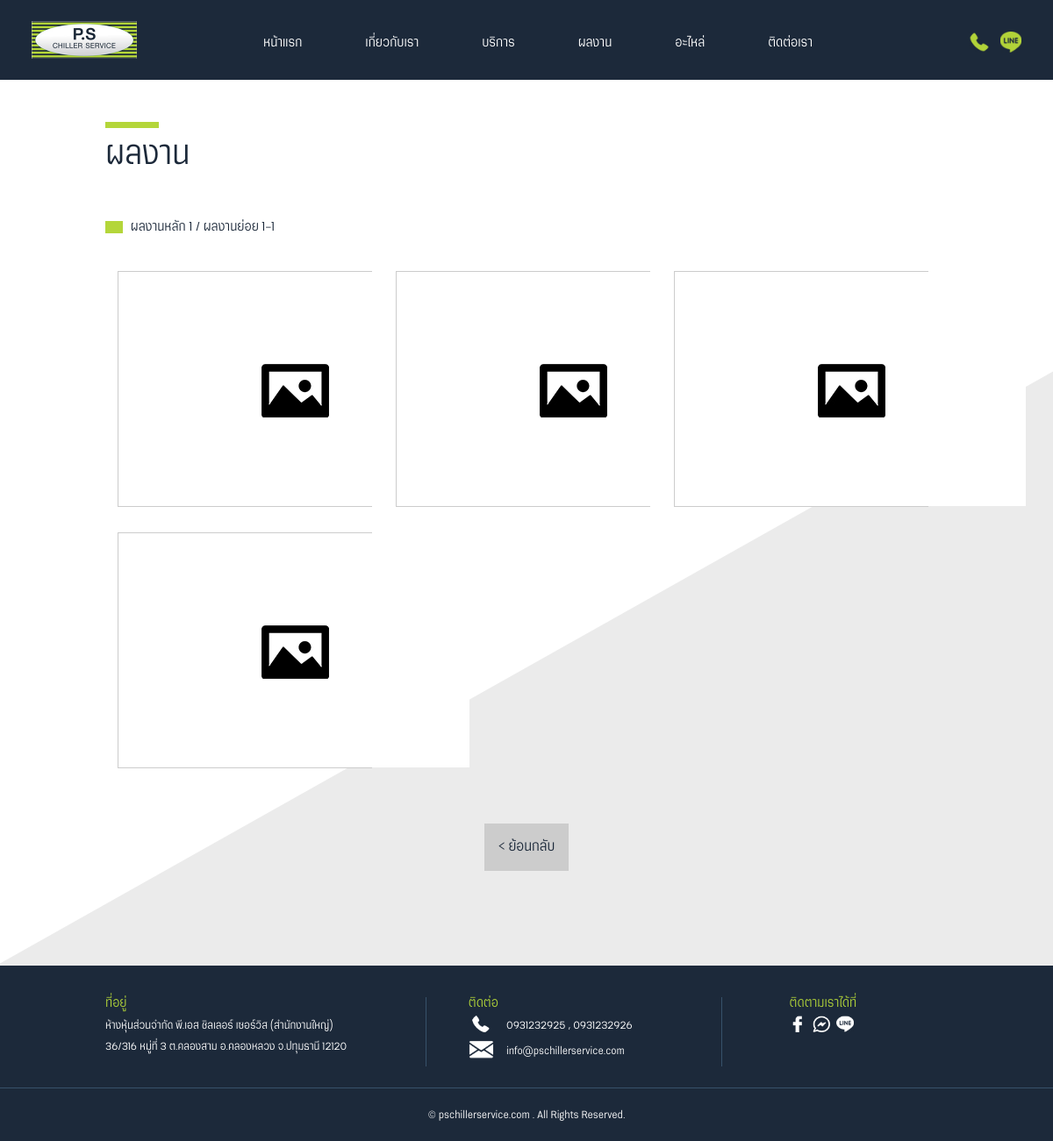
/portfolio-list-detail.php?id_main=23&id=38, run on the app's committed database.
### tables this page shows
CREATE TABLE `portfolio` (
  `id` int(11) NOT NULL,
  `name` varchar(255) NOT NULL,
  `image` varchar(255) NOT NULL
);

CREATE TABLE `portfolio_sub` (
  `id` int(11) NOT NULL,
  `id_main` varchar(255) NOT NULL,
  `name` varchar(255) NOT NULL,
  `image` varchar(255) NOT NULL
);

CREATE TABLE `portfolio_sub_image` (
  `id` int(11) NOT NULL,
  `id_main` varchar(255) NOT NULL,
  `id_sub` varchar(255) NOT NULL,
  `img` varchar(255) NOT NULL
);

CREATE TABLE `contact_address` (
  `id` int(11) NOT NULL,
  `address` text NOT NULL
);

CREATE TABLE `contact_phone` (
  `id` int(11) NOT NULL,
  `phone_1` varchar(20) NOT NULL,
  `phone_2` varchar(20) NOT NULL
);

CREATE TABLE `contact_email` (
  `id` int(11) NOT NULL,
  `email` varchar(255) NOT NULL
);

### back-office/database/connect.php (called while the page is built, shortened)
<?php
class connect
{
    private $servername = "localhost";
    private $username = "root";
    private $password = "";
    private $db_name = "pachillerservice";
    public function __construct()
    {
        try {
            $conn = new PDO("mysql:host=$this->servername;dbname=$this->db_name;charset=utf8", $this->username, $this->password);
            $conn->setAttribute(PDO::ATTR_ERRMODE, PDO::ERRMODE_EXCEPTION);
            $this->conn = $conn;
        } catch (PDOException $e) {
            echo "Connection failed: " . $e->getMessage();
        }
    }
}

### portfolio-list-detail.php (the view, shortened to what this page needs)
<?php
require_once("back-office/database/connect.php");
?>
<!DOCTYPE html PUBLIC "-//W3C//DTD XHTML 1.0 Transitional//EN" "http://www.w3.org/TR/xhtml1/DTD/xhtml1-transitional.dtd">
<html xmlns="http://www.w3.org/1999/xhtml">
<head>
  <link href="css/reset.css" rel="stylesheet" type="text/css" />
  <link href="css/header.css" rel="stylesheet" type="text/css" />
  <link href="css/header-m.css" rel="stylesheet" type="text/css" />
  <link href="css/header-t.css" rel="stylesheet" type="text/css" />
  <link href="css/content.css" rel="stylesheet" type="text/css" />
  <link href="css/content-m.css" rel="stylesheet" type="text/css" />
  <link href="css/content-t.css" rel="stylesheet" type="text/css" />
  <link href="css/footer.css" rel="stylesheet" type="text/css" />
  <link href="css/footer-m.css" rel="stylesheet" type="text/css" />
  <link href="css/footer-t.css" rel="stylesheet" type="text/css" />
  <link href="css/menu.css" rel="stylesheet" type="text/css" />
</head>
<body>
  <div class="header">
    <div class="logo"><a href="index.php"><img src="images/logo.jpg" width="240" height="86" /></a></div>
    <div class="box-menu">
      <nav id="nav" role="navigation">
        <ul>
          <li><a href="index.php">หน้าแรก</a></li>
          <li><a href="aboutus.php">เกี่ยวกับเรา</a></li>
          <li><a href="service.php">บริการ</a></li>
          <li><a href="portfolio.php">ผลงาน</a></li>
          <li><a href="part.php">อะไหล่</a></li>
          <li><a href="contactus.php">ติดต่อเรา</a></li>
        </ul>
      </nav>
    </div>
    <?php include 'inc/contact-top.php'; ?>
  </div>
  <div class="content">
    <div class="left-01-all">
      <div class="box-main">
        <div class="title-all">ผลงาน</div>
        <div class="show-title">
          <?php
          try {
            $stmt = $db->conn->prepare("SELECT * FROM `portfolio` WHERE `id`=:__id");
            $stmt->execute(["__id" => $_GET["id_main"]]);
            foreach ($stmt->fetchAll() as $row) {
          ?>
              <?= $row["name"] ?> /
              <?php
              try {
                $stmt = $db->conn->prepare("SELECT * FROM `portfolio_sub` WHERE `id`=:__id");
                $stmt->execute(["__id" => $_GET["id"]]);
                foreach ($stmt->fetchAll() as $row) {
              ?>
                  <?= $row["name"] ?>
              <?php
                }
              } catch (Exception $e) {
                echo $e->getMessage();
              }
              ?>
          <?php
            }
          } catch (Exception $e) {
            echo $e->getMessage();
          }
          ?>
        </div>
        <?php
        try {
          $stmt = $db->conn->prepare("SELECT * FROM `portfolio_sub_image` WHERE `id_sub`=:__id ORDER BY `id` DESC");
          $stmt->execute(["__id" => $_GET["id"]]);
          foreach ($stmt->fetchAll() as $row) {
        ?>
            <div class="box-port-sub-list">
              <div class="picture-port-sub-list">
                <img src="back-office/images/portfolio/<?=$row["img"]?>" width="400" height="267" />
              </div>
            </div>
        <?php
          }
        } catch (Exception $e) {
          echo $e->getMessage();
        }
        ?>
        <div class="more-03"><a href="portfolio-list.php?id=<?=$_GET["id_main"]?>">
            < ย้อนกลับ</a>
        </div>
      </div>
    </div>
  </div>
  <?php include 'inc/footer.php'; ?>
</body>
</html>

### inc/footer.php
<?php
require_once("back-office/database/connect.php");
$db = new connect();
?>
<?php
$phone1 = "";
$phone2 = "";
$line_Link = "";
$facebook_link = "";
$messenger_link = "";
$email = "";
$address = "";
try {
    $stmt = $db->conn->prepare("SELECT * FROM `contact_phone`");
    $stmt->execute();
    foreach ($stmt->fetchAll() as $row) {
        $phone1 = $row["phone_1"];
        $phone2 = $row["phone_2"];
    }
} catch (Exception $e) {
    echo $e->getMessage();
}
try {
    $stmt = $db->conn->prepare("SELECT * FROM `contact_line`");
    $stmt->execute();
    foreach ($stmt->fetchAll() as $row) {
        $line_Link = $row["line_link"];
    }
} catch (Exception $e) {
    echo $e->getMessage();
}
try {
    $stmt = $db->conn->prepare("SELECT * FROM `contact_facebook`");
    $stmt->execute();
    foreach ($stmt->fetchAll() as $row) {
        $facebook_link = $row["facebook_link"];
    }
} catch (Exception $e) {
    echo $e->getMessage();
}
try {
    $stmt = $db->conn->prepare("SELECT * FROM `contact_messenger`");
    $stmt->execute();
    foreach ($stmt->fetchAll() as $row) {
        $messenger_link = $row["messenger_link"];
    }
} catch (Exception $e) {
    echo $e->getMessage();
}
try {
    $stmt = $db->conn->prepare("SELECT * FROM `contact_email`");
    $stmt->execute();
    foreach ($stmt->fetchAll() as $row) {
        $email = $row["email"];
    }
} catch (Exception $e) {
    echo $e->getMessage();
}
try {
    $stmt = $db->conn->prepare("SELECT * FROM `contact_address`");
    $stmt->execute();
    foreach ($stmt->fetchAll() as $row) {
        $address = $row["address"];
    }
} catch (Exception $e) {
    echo $e->getMessage();
}
?>
<div class="footer">
    <div class="box-main">
        <div class="box-footer-left">
            <div class="title-footer">ที่อยู่</div>
            <div class="text-footer-left"><?= $address ?></div>
        </div>
        <div class="box-footer-center">
            <div class="title-footer">ติดต่อ</div>
            <div class="box-footer-center-list">
                <div class="icon-footer-center"><img src="images/icon-footer-01.jpg" width="48" height="37" /></div>
                <div class="text-footer-center"><a href="tel:<?= $phone1 ?>" target="_blank"><?= $phone1 ?></a> , <a href="tel:<?= $phone2 ?>" target="_blank"><?= $phone2 ?></a></div>
            </div>
            <div class="box-footer-center-list">
                <div class="icon-footer-center"><img src="images/icon-footer-02.jpg" width="48" height="37" /></div>
                <div class="text-footer-center"><?= $email ?></div>
            </div>
        </div>
        <div class="box-footer-right">
            <div class="title-footer">ติดตามเราได้ที่</div>
            <div class="icon-footer-right"><a href="<?= $facebook_link ?>" target="_blank"><img src="images/icon-footer-03.jpg" width="32" height="32" /></a><a href="<?= $messenger_link ?>" target="_blank"><img src="images/icon-footer-04.jpg" width="32" height="32" /></a>
                <a href="<?= $line_Link ?>" target="_blank"><img src="images/icon-footer-05.jpg" width="32" height="32" /></a>
            </div>
        </div>
    </div>
    <div class="copy">© pschillerservice.com . All Rights Reserved.</div>
</div>

### css/header.css (style rules this page uses)
@media screen and (min-width: 1041px) and (max-width: 3000px) { .header { float: left; height: auto; width: 100%; } }
@media screen and (min-width: 1041px) and (max-width: 3000px) { .logo { float: left; height: auto; width: 20%; margin-top: 2%; margin-bottom: 2%; margin-left: 3%; } }
@media screen and (min-width: 1041px) and (max-width: 3000px) { .logo img { height: auto; width: 50%; } }
@media screen and (min-width: 1041px) and (max-width: 3000px) { .box-menu { float: left; height: auto; width: 60%; margin-top: 3.5%; margin-left: 2%; } }

### css/content.css (style rules this page uses)
@media screen and (min-width: 1041px) and (max-width: 3000px) { .content { float: left; height: auto; width: 100%; } }
@media screen and (min-width: 1041px) and (max-width: 3000px) { .more-03 { font-family: serithairegular; font-size: 1.3vw; color: #1c293a; background-color: #CCCCCC; float: left; height: auto; width: 10%; padding-top: 2%; padding-bottom: 2%; margin-top: 5%; margin-bottom: 5%; text-align: center; margin-left: 45%; margin-right: 45%; } }
@media screen and (min-width: 1041px) and (max-width: 3000px) { .more-03 a { color: #1c293a; text-decoration: none; } }
@media screen and (min-width: 1041px) and (max-width: 3000px) { .title-all { font-family: serithairegular; font-size: 3vw; color: #1c293a; background-image: url(../images/line-title-small.jpg); background-repeat: no-repeat; background-position: left top; float: left; height: auto; width: 100%; margin-top: 5%; margin-bottom: 3%; padding-top: 2%; } }
@media screen and (min-width: 1041px) and (max-width: 3000px) { .show-title { font-family: serithairegular; font-size: 1.2vw; color: #1c293a; background-image: url(../images/icon-green.jpg); background-repeat: no-repeat; background-position: left top; float: left; height: auto; width: 95%; margin-top: 3%; margin-bottom: 3%; padding-left: 3%; } }
@media screen and (min-width: 1041px) and (max-width: 3000px) { .box-port-sub-list { margin: 1.5%; float: left; height: auto; width: 30%; } }
@media screen and (min-width: 1041px) and (max-width: 3000px) { .picture-port-sub-list { float: left; height: auto; width: 100%; border: 1px solid #CCC; } }

### css/menu.css (style rules this page uses)
#nav { font-family: serithairegular; }
#nav li { position: relative; z-index: 9999; }
#nav li a { color: #FFFFFF; display: block; text-decoration: none; list-style-type: none; }
#nav > ul { background-color: #37516A; position: relative; z-index: 9999; }
#nav > ul > li { width: auto; height: auto; float: left; list-style-type: none; margin-right: 10%; margin-bottom: 3%; }
#nav > ul > li > a { height: 100%; font-size: 1.2vw; text-align: center; list-style-type: none; font-family: serithairegular; color: #FFF; font-weight: normal; }

### data on the page
portfolio: name "ผลงานหลัก 1"
portfolio_sub: name "ผลงานย่อย 1-1"
portfolio_sub_image: img (picture)
portfolio_sub_image: img (picture)
portfolio_sub_image: img (picture)
portfolio_sub_image: img (picture)
contact_address: address "ห้างหุ้นส่วนจำกัด พี.เอส ชิลเลอร์ เซอร์วิส (สำนักงานใหญ่) 36/316 หมู่ที่ 3 ต.คลองสาม อ.คลองหลวง จ.ปทุมธานี 12120"
contact_phone: phone_1 "0931232925", phone_2 "0931232926"
contact_email: email "info@pschillerservice.com"
